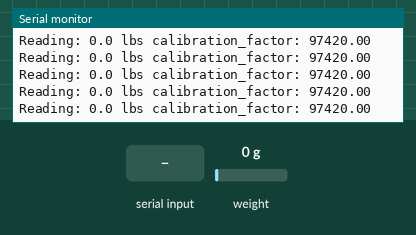
Simulated run of this sketch. Board: Arduino Uno, built with avr-gcc and run on an emulated ATmega328P. On the bench: the last lines printed to the serial monitor. The inputs (shaded band) are chosen by the test bench; at power-on: weight on the scale 0 g.

Above: at 3.3 s.
3.4 s: weight on the scale set to 100 g
At 3.4 s:
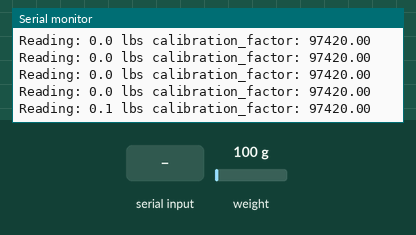
6.4 s: "+" received over Serial
At 6.64 s:
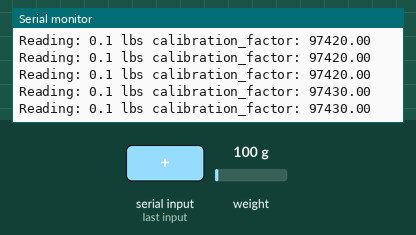
9.4 s: "a" received over Serial
At 9.47 s:
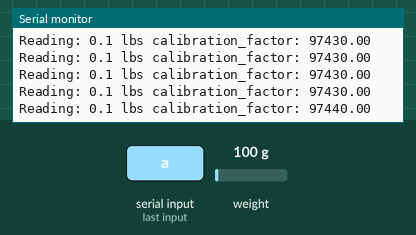
10.9 s: weight on the scale set to 1250 g
At 14.84 s:
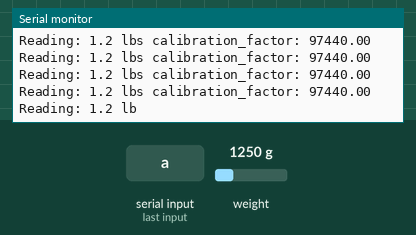
Timing chart, 0 to 14.9 s (numbered marks = the images above; inputs shaded):
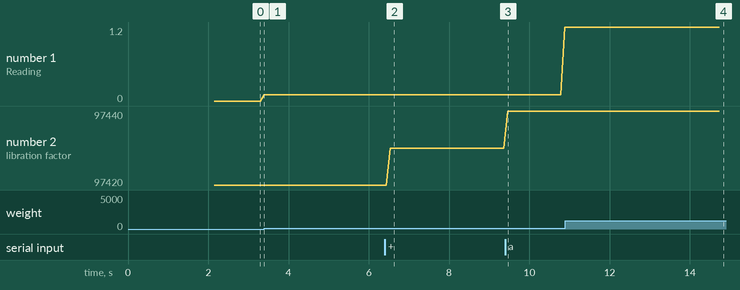

Measured:
- after the input at 6.4 s, the serial monitor: prints a new line after 0.13 s (image 2)
- after the input at 9.4 s, the serial monitor: prints a new line after 0.07 s (image 3)
- after the input at 10.9 s, the serial monitor: prints a new line after 0.09 s (image 4)
- plotted number 1: 0.1 → 1.2 after the input at 9.4 s
- plotted number 2: 97420 → 97430 after the input at 6.4 s, 97430 → 97440 after the input at 9.4 s

The sketch:

Calibration.ino
```cpp
// (licence header left out)
#include "HX711.h"

#define DOUT  3
#define CLK  2

HX711 scale;

float calibration_factor = 97420; //-7050 worked for my 440lb max scale setup

void setup() {
  Serial.begin(9600);
  Serial.println("HX711 calibration sketch");
  Serial.println("Remove all weight from scale");
  Serial.println("After readings begin, place known weight on scale");
  Serial.println("Press + or a to increase calibration factor");
  Serial.println("Press - or z to decrease calibration factor");

  scale.begin(DOUT, CLK);
  scale.set_scale();
  scale.tare(); //Reset the scale to 0

  long zero_factor = scale.read_average(); //Get a baseline reading
  Serial.print("Zero factor: "); //This can be used to remove the need to tare the scale. Useful in permanent scale projects.
  Serial.println(zero_factor);
}

void loop() {

  scale.set_scale(calibration_factor); //Adjust to this calibration factor

  Serial.print("Reading: ");
  Serial.print(scale.get_units(), 1);
  Serial.print(" lbs"); //Change this to kg and re-adjust the calibration factor if you follow SI units like a sane person
  Serial.print(" calibration_factor: ");
  Serial.print(calibration_factor);
  Serial.println();

  if(Serial.available())
  {
    char temp = Serial.read();
    if(temp == '+' || temp == 'a')
      calibration_factor += 10;
    else if(temp == '-' || temp == 'z')
      calibration_factor -= 10;
  }
}
```
